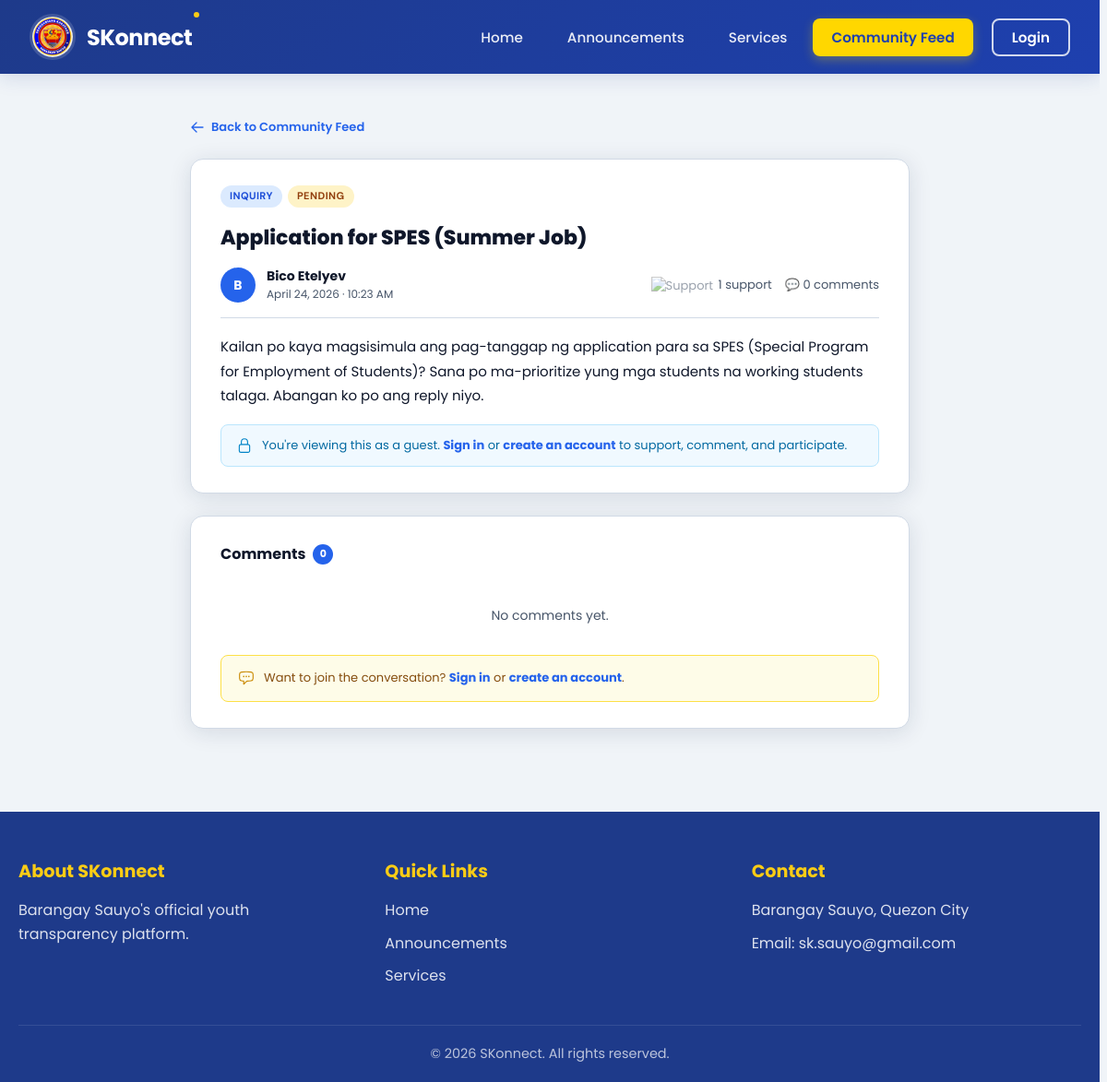
The page /views/public/public_thread_view.php?id=48 on the database its author committed.
### tables this page shows
CREATE TABLE `threads` (
  `id` int(11) NOT NULL,
  `author_id` int(11) NOT NULL,
  `category` enum('inquiry','complaint','suggestion','event_question','other') NOT NULL,
  `subject` varchar(120) NOT NULL,
  `message` text NOT NULL,
  `status` enum('pending','responded','resolved') NOT NULL DEFAULT 'pending',
  `is_removed` tinyint(1) NOT NULL DEFAULT 0,
  `removed_by_user` tinyint(1) NOT NULL DEFAULT 0,
  `is_flagged` tinyint(1) NOT NULL DEFAULT 0,
  `is_pinned` tinyint(1) NOT NULL DEFAULT 0,
  `created_at` datetime NOT NULL DEFAULT current_timestamp(),
  `updated_at` datetime NOT NULL DEFAULT current_timestamp() ON UPDATE current_timestamp()
);

### backend/models/ThreadModel.php (called while the page is built, shortened)
<?php
class ThreadModel
{
    private PDO $conn;
    public function __construct(PDO $conn)
    {
        $this->conn = $conn;
    }
    public function getThreadById(int $thread_id, int $user_id): array|false
    {
        $stmt = $this->conn->prepare(
            "SELECT
                t.*,
                CONCAT(u.first_name, ' ', u.last_name) AS author_name,
                (SELECT COUNT(*) FROM thread_supports  ts  WHERE ts.thread_id  = t.id)                                AS support_count,
                (SELECT COUNT(*) FROM thread_comments  tc  WHERE tc.thread_id  = t.id AND tc.is_removed = 0)           AS comment_count,
                (SELECT COUNT(*) FROM thread_bookmarks tb  WHERE tb.thread_id  = t.id AND tb.user_id = :uid1)          AS is_bookmarked,
                (SELECT COUNT(*) FROM thread_supports  ts2 WHERE ts2.thread_id = t.id AND ts2.user_id = :uid2)         AS user_supported
             FROM threads t
             JOIN users u ON u.id = t.author_id
             WHERE t.id = :tid AND t.is_removed = 0
             LIMIT 1"
        );
        $stmt->execute([':uid1' => $user_id, ':uid2' => $user_id, ':tid' => $thread_id]);
        return $stmt->fetch(PDO::FETCH_ASSOC);
    }
}

### backend/models/CommentModel.php (called while the page is built, shortened)
<?php
class CommentModel
{
    private PDO $conn;
    public function __construct(PDO $conn)
    {
        $this->conn = $conn;
    }
    public function getCommentsByThread(int $thread_id, int $user_id): array
    {
        $stmt = $this->conn->prepare(
            "SELECT
                tc.id,
                tc.thread_id,
                tc.message,
                tc.is_mod_comment,
                tc.is_removed,
                tc.removed_by_mod,
                tc.removed_by_user,
                tc.created_at,
                CONCAT(u.first_name, ' ', u.last_name) AS author_name,
                tc.author_id,
                (SELECT COUNT(*) FROM comment_supports cs  WHERE cs.comment_id  = tc.id)                        AS support_count,
                (SELECT COUNT(*) FROM comment_supports cs2 WHERE cs2.comment_id = tc.id AND cs2.user_id = :uid) AS user_supported
             FROM thread_comments tc
             JOIN users u ON u.id = tc.author_id
             WHERE tc.thread_id = :tid
               AND (tc.is_removed = 0 OR tc.removed_by_mod = 1 OR tc.removed_by_user = 1)
             ORDER BY tc.created_at ASC"
        );
        $stmt->execute([':uid' => $user_id, ':tid' => $thread_id]);
        $comments = $stmt->fetchAll(PDO::FETCH_ASSOC);
        return $comments;
    }
}

### views/public/public_thread_view.php (the view, shortened to what this page needs)
<?php
require_once __DIR__ . '/../../backend/models/ThreadModel.php';
require_once __DIR__ . '/../../backend/models/CommentModel.php';
$db   = new Database();
$conn = $db->getConnection();
$threadModel  = new ThreadModel($conn);
$commentModel = new CommentModel($conn);
$thread_id = (int)($_GET['id'] ?? 0);
$thread = $threadModel->getThreadById($thread_id, 0);
$comments = $commentModel->getCommentsByThread($thread_id, 0);
usort($comments, function ($a, $b) {
    $a_mod = (int)!empty($a['is_mod_comment']);
    $b_mod = (int)!empty($b['is_mod_comment']);
    if ($b_mod !== $a_mod) return $b_mod - $a_mod;
    return strtotime($b['created_at']) - strtotime($a['created_at']);
});
$cat_labels = [
    'inquiry'        => 'Inquiry',
    'complaint'      => 'Complaint',
    'suggestion'     => 'Suggestion',
    'event_question' => 'Event',
    'other'          => 'Other',
];
$cat_key   = $thread['category'];
$cat_label = $cat_labels[$cat_key] ?? 'Other';
$date_fmt  = date('F j, Y · g:i A', strtotime($thread['created_at']));
?>
<!DOCTYPE html>
<html lang="en">
<head>
    <link rel="stylesheet" href="../../styles/global.css">
    <link rel="stylesheet" href="../../styles/public/community.css">
    <link rel="stylesheet" href="../../styles/public/public_thread_view.css">
    <link rel="stylesheet" href="../../styles/public/header.css">
    <link rel="stylesheet" href="../../styles/public/footer.css">
</head>
<body>
    <?php include __DIR__ . '/../../components/public/navbar.php'; ?>
    <main class="pub-thread-page">
        <div class="pub-thread-container">
            <a href="community.php" class="pub-thread-back-link">
                <svg xmlns="http://www.w3.org/2000/svg" fill="none" viewBox="0 0 24 24" stroke-width="2" stroke="currentColor">
                    <path stroke-linecap="round" stroke-linejoin="round" d="M10.5 19.5 3 12m0 0 7.5-7.5M3 12h18" />
                </svg>
                Back to Community Feed
            </a>
            <article class="pub-thread-main-card">
                <div class="pub-thread-badges">
                    <span class="category-badge <?= $cat_key ?>"><?= $cat_label ?></span>
                    <span class="status-badge <?= $thread['status'] ?>"><?= ucfirst($thread['status']) ?></span>
                </div>
                <h1 class="pub-thread-title"><?= htmlspecialchars($thread['subject']) ?></h1>
                <div class="pub-thread-meta">
                    <div class="pub-thread-avatar">
                        <?= strtoupper(substr($thread['author_name'], 0, 1)) ?>
                    </div>
                    <div class="pub-thread-author-info">
                        <span class="pub-thread-author-name"><?= htmlspecialchars($thread['author_name']) ?></span>
                        <time class="pub-thread-date" datetime="<?= $thread['created_at'] ?>"><?= $date_fmt ?></time>
                    </div>
                    <div class="pub-thread-meta-counts">
                        <span>
                            <img src="../../assets/img/handshake-icon.png" alt="Support" class="pub-meta-icon">
                            <?= (int)$thread['support_count'] ?> <?= $thread['support_count'] == 1 ? 'support' : 'supports' ?>
                        </span>
                        <span>💬 <?= (int)$thread['comment_count'] ?> <?= $thread['comment_count'] == 1 ? 'comment' : 'comments' ?></span>
                    </div>
                </div>
                <div class="pub-thread-body">
                    <?= nl2br(htmlspecialchars($thread['message'])) ?>
                </div>
                <div class="pub-readonly-notice">
                    <span>
                        You're viewing this as a guest.
                        <a href="../auth/login.php">Sign in</a> or <a href="../auth/register.php">create an account</a> to support, comment, and participate.
                    </span>
                </div>
            </article>
            <section class="pub-comments-section">
                <h2 class="pub-comments-heading">
                    Comments
                    <span class="pub-comments-count"><?= count($comments) ?></span>
                </h2>
                <div class="pub-comment-list">
                    <?php if (empty($comments)) : ?>
                        <div class="pub-no-comments">
                            No comments yet.
                        </div>
                    <?php endif; ?>
                </div>
                <div class="pub-comment-cta">
                    <span>Want to join the conversation? <a href="../auth/login.php">Sign in</a> or <a href="../auth/register.php">create an account</a>.</span>
                </div>
            </section>
        </div>
    </main>
    <?php include __DIR__ . '/../../components/public/footer.php'; ?>
</body>
</html>

### styles/global.css (style rules this page uses)
:root { --primary-blue: #1e3a8a; --secondary-blue: #2563eb; --accent-yellow: #facc15; --text-dark: #1f2937; --text-light: #6b7280; --bg-light: #f8f9fa; --white: #ffffff; --border-color: #e5e7eb; --bg: #f0f3f8; --surface: #ffffff; --surface-2: #f8fafc; --border: #e2e8f0; --text-primary: #0f172a; --text-secondary: #475569; --text-muted: #94a3b8; --accent: #2563eb; --accent-hover: #1d4ed8; --shadow-sm: 0 1px 3px rgba(0, 0, 0, 0.06), 0 1px 2px rgba(0, 0, 0, 0.04); --shadow-md: 0 4px 12px rgba(0, 0, 0, 0.07), 0 2px 6px rgba(0, 0, 0, 0.04); --shadow-lg: 0 10px 28px rgba(0, 0, 0, 0.08), 0 4px 10px rgba(0, 0, 0, 0.04); --radius-sm: 8px; --radius-md: 14px; --radius-lg: 20px; --font-display: "DM Serif Display", Georgia, serif; --font-body: "DM Sans", Arial, sans-serif; --navy: #0f2545; --navy-mid: #1a3a6b; --blue: #1e5fa8; --blue-light: #2e7dd1; --gold: #c8922a; --gold-light: #e8b94a; --bg: #f0f4f8; --surface: #ffffff; --border: #d1dae6; --text-head: #0f2545; --text-body: #334155; --text-muted: #64748b; --red: #c0392b; --green: #1a7a4a; --radius: 10px; --shadow: 0 2px 12px rgba(15, 37, 69, 0.08); --shadow-md: 0 4px 24px rgba(15, 37, 69, 0.12); }
*, *::before, *::after { box-sizing: border-box; margin: 0; padding: 0; }
html { scroll-behavior: smooth; font-family: "Poppins", sans-serif; overflow-y: scroll; scrollbar-gutter: stable; }
body { background: var(--bg); color: var(--text-body); font-family: "Poppins", sans-serif; }

### styles/public/community.css (style rules this page uses)
body { background: var(--bg); }
.category-badge, .status-badge { display: inline-flex; align-items: center; padding: 3px 10px; border-radius: 20px; font-size: 11px; font-weight: 700; font-family: var(--font-body); letter-spacing: 0.04em; text-transform: uppercase; white-space: nowrap; line-height: 1.6; }
.category-badge.program, .category-badge.inquiry { background: #dbeafe; color: #1d4ed8; }
.status-badge.pending { background: #fef3c7; color: #92400e; }

### rows shown on the page
threads: category "INQUIRY", status "PENDING", subject "Application for SPES (Summer Job)", created_at "April 24, 2026 · 10:23 AM", message "Kailan po kaya magsisimula ang pag-tanggap ng application para sa SPES (Special Program for Employment of Students)? Sana po ma-prioritize yung mga students na working students talaga. Abangan ko po ang reply niyo."

### other values the page prints
$label "Home Announcements Services Community Feed Login"
substr($thread['author_name'], 0, 1) "B"
$thread['author_name'] "Bico Etelyev"
$thread['support_count'] "1"
$thread['comment_count'] "0"
count($comments) "0"
